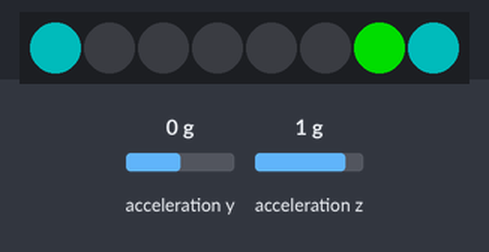
Bench run of a sketch on a simulated Seeed XIAO (SAMD21). Parts: 8 RGB LEDs in strip order, left to right. Inputs (shaded band) come from the test bench; at power-on: acceleration z 1 g, acceleration y 0 g. Dim RGB values are drawn brighter than linear; what the sketch prints to the serial monitor is not drawn.

Above: at 1.2 s.
1.3 s: acceleration z set to -1.4 g
At 2.5 s:
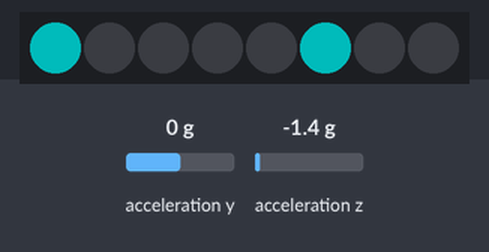
2.8 s: acceleration z set to -0.8 g
At 3.7 s:
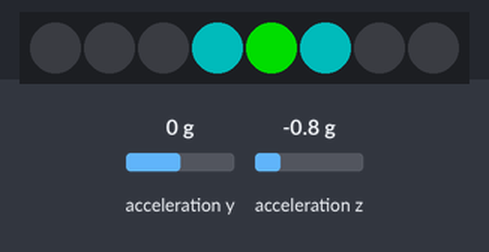
Timing chart, 0 to 3.6 s (numbered marks = the images above; inputs shaded):
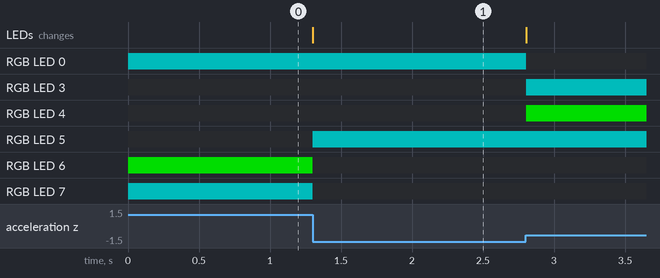

Measured:
- after the input at 1.3 s, RGB LED 5: off → RGB(0, 75, 75) at once; RGB LED 6: RGB(0, 150, 0) → off at once; RGB LED 7: RGB(0, 75, 75) → off at once; the LEDs: change at once (image 1)
- after the input at 2.8 s, RGB LED 0: RGB(0, 75, 75) → off at once; RGB LED 3: off → RGB(0, 75, 75) at once; RGB LED 4: off → RGB(0, 150, 0) at once

The sketch:

XIAO-IMU-Neopixel-ring.ino
```cpp
#include <LSM6DS3.h>
#include <Wire.h>

//NeoPixel setup
#include <Adafruit_NeoPixel.h>
#define PIN D6
#define NUMPIXELS 8
Adafruit_NeoPixel pixels(NUMPIXELS, PIN, NEO_GRB + NEO_KHZ800);
#define DELAYVAL 500 // Time (in milliseconds) to pause between pixels

//Create a instance of class LSM6DS3
LSM6DS3 myIMU(I2C_MODE, 0x6A);    //I2C device address 0x6A
float aX, aY, aZ, gX, gY, gZ;
const float accelerationThreshold = 2.5; // threshold of significant in G's

int ringArray[] = {6, 7, 0, 1, 2, 3, 4, 5};

void setup() {
  pixels.begin(); // INITIALIZE NeoPixel strip object (REQUIRED)
  myIMU.begin();
  Serial.begin(9600);
}
//seems to not work when serial disconnected - need to find a fix
void loop() {
  pixels.clear(); // Set all pixel colors to 'off'
  aZ = myIMU.readFloatAccelZ();
  //aY = myIMU.readFloatAccelY();
  int aZint = aZ*-100;
  int aZmap = map(aZint, -100, 100, 0, 7);
  //int ringPosition = ringArray[aZmap];
  pixels.setPixelColor(ringArray[aZmap], pixels.Color(0, 150, 0));
  pixels.setPixelColor(ringArray[aZmap +1], pixels.Color(0, 75, 75));
  pixels.setPixelColor(ringArray[aZmap -1], pixels.Color(0, 75, 75));
  pixels.show();
  Serial.print("AccelZ: "); Serial.println(myIMU.readFloatAccelY(), 3);
  Serial.println(aZint);
  Serial.print("aZmap: ");
  Serial.println(aZmap);
  Serial.print("ringArray value: ");
  Serial.println(ringArray[aZmap]);
  delay(5);
}
```
